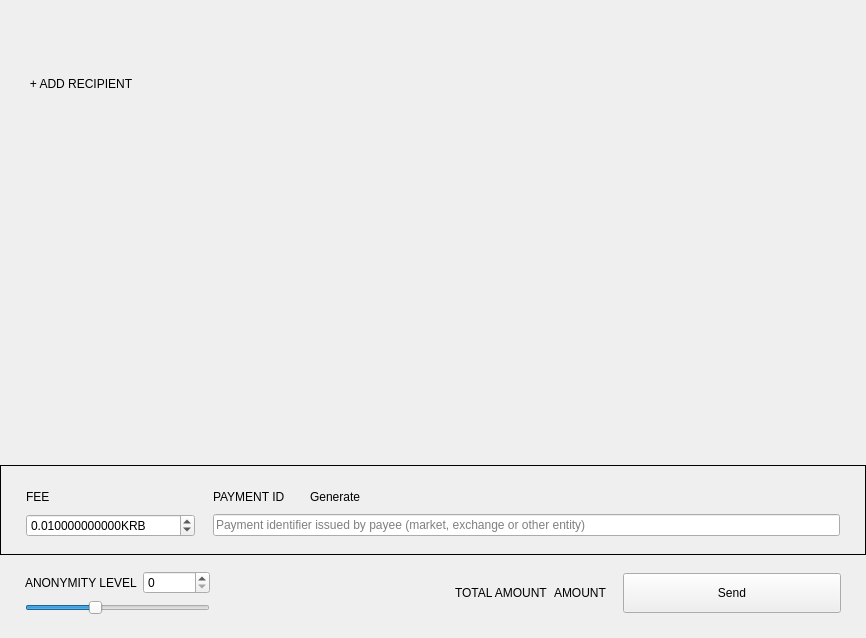
<?xml version="1.0" encoding="UTF-8"?>
<ui version="4.0">
 <class>SendFrame</class>
 <widget class="QFrame" name="SendFrame">
  <property name="geometry">
   <rect>
    <x>0</x>
    <y>0</y>
    <width>866</width>
    <height>638</height>
   </rect>
  </property>
  <property name="windowTitle">
   <string>Frame</string>
  </property>
  <property name="frameShape">
   <enum>QFrame::NoFrame</enum>
  </property>
  <property name="frameShadow">
   <enum>QFrame::Raised</enum>
  </property>
  <layout class="QVBoxLayout" name="verticalLayout">
   <property name="spacing">
    <number>5</number>
   </property>
   <property name="sizeConstraint">
    <enum>QLayout::SetDefaultConstraint</enum>
   </property>
   <property name="leftMargin">
    <number>0</number>
   </property>
   <property name="topMargin">
    <number>0</number>
   </property>
   <property name="rightMargin">
    <number>0</number>
   </property>
   <property name="bottomMargin">
    <number>0</number>
   </property>
   <item>
    <widget class="WalletGui::ResizableScrollArea" name="m_sendScrollarea">
     <property name="enabled">
      <bool>true</bool>
     </property>
     <property name="sizePolicy">
      <sizepolicy hsizetype="MinimumExpanding" vsizetype="Preferred">
       <horstretch>0</horstretch>
       <verstretch>0</verstretch>
      </sizepolicy>
     </property>
     <property name="autoFillBackground">
      <bool>false</bool>
     </property>
     <property name="styleSheet">
      <string notr="true"/>
     </property>
     <property name="frameShape">
      <enum>QFrame::NoFrame</enum>
     </property>
     <property name="sizeAdjustPolicy">
      <enum>QAbstractScrollArea::AdjustToContents</enum>
     </property>
     <property name="widgetResizable">
      <bool>true</bool>
     </property>
     <widget class="QWidget" name="scrollAreaWidgetContents">
      <property name="geometry">
       <rect>
        <x>0</x>
        <y>0</y>
        <width>866</width>
        <height>68</height>
       </rect>
      </property>
      <property name="sizePolicy">
       <sizepolicy hsizetype="Preferred" vsizetype="Preferred">
        <horstretch>0</horstretch>
        <verstretch>0</verstretch>
       </sizepolicy>
      </property>
      <property name="styleSheet">
       <string notr="true"/>
      </property>
      <layout class="QVBoxLayout" name="m_transfersLayout">
       <property name="spacing">
        <number>0</number>
       </property>
       <property name="sizeConstraint">
        <enum>QLayout::SetNoConstraint</enum>
       </property>
       <property name="leftMargin">
        <number>0</number>
       </property>
       <property name="topMargin">
        <number>0</number>
       </property>
       <property name="rightMargin">
        <number>0</number>
       </property>
       <property name="bottomMargin">
        <number>0</number>
       </property>
      </layout>
     </widget>
    </widget>
   </item>
   <item>
    <layout class="QHBoxLayout" name="horizontalLayout_2">
     <property name="spacing">
      <number>0</number>
     </property>
     <item>
      <spacer name="horizontalSpacer_3">
       <property name="orientation">
        <enum>Qt::Horizontal</enum>
       </property>
       <property name="sizeType">
        <enum>QSizePolicy::Fixed</enum>
       </property>
       <property name="sizeHint" stdset="0">
        <size>
         <width>25</width>
         <height>20</height>
        </size>
       </property>
      </spacer>
     </item>
     <item>
      <widget class="WalletGui::WalletNormalLinkLikeButton" name="m_addRecipientButton">
       <property name="cursor">
        <cursorShape>PointingHandCursor</cursorShape>
       </property>
       <property name="focusPolicy">
        <enum>Qt::NoFocus</enum>
       </property>
       <property name="text">
        <string>+ ADD RECIPIENT</string>
       </property>
       <property name="flat">
        <bool>true</bool>
       </property>
      </widget>
     </item>
     <item>
      <spacer name="horizontalSpacer_2">
       <property name="orientation">
        <enum>Qt::Horizontal</enum>
       </property>
       <property name="sizeHint" stdset="0">
        <size>
         <width>478</width>
         <height>17</height>
        </size>
       </property>
      </spacer>
     </item>
    </layout>
   </item>
   <item>
    <spacer name="verticalSpacer_2">
     <property name="orientation">
      <enum>Qt::Vertical</enum>
     </property>
     <property name="sizeType">
      <enum>QSizePolicy::MinimumExpanding</enum>
     </property>
     <property name="sizeHint" stdset="0">
      <size>
       <width>20</width>
       <height>20</height>
      </size>
     </property>
    </spacer>
   </item>
   <item>
    <widget class="QFrame" name="m_sendFeeFrame">
     <property name="sizePolicy">
      <sizepolicy hsizetype="Minimum" vsizetype="Minimum">
       <horstretch>0</horstretch>
       <verstretch>0</verstretch>
      </sizepolicy>
     </property>
     <property name="frameShape">
      <enum>QFrame::Box</enum>
     </property>
     <property name="frameShadow">
      <enum>QFrame::Plain</enum>
     </property>
     <layout class="QGridLayout" name="gridLayout_2">
      <property name="leftMargin">
       <number>25</number>
      </property>
      <property name="topMargin">
       <number>20</number>
      </property>
      <property name="rightMargin">
       <number>25</number>
      </property>
      <property name="bottomMargin">
       <number>17</number>
      </property>
      <property name="horizontalSpacing">
       <number>18</number>
      </property>
      <item row="2" column="1">
       <widget class="WalletGui::ClearableLineEdit" name="m_paymentIdEdit">
        <property name="styleSheet">
         <string notr="true">[errorState=&quot;true&quot;] {
  border-color: #ef3131;
}</string>
        </property>
        <property name="placeholderText">
         <string>Payment identifier issued by payee (market, exchange or other entity)</string>
        </property>
       </widget>
      </item>
      <item row="2" column="0">
       <widget class="QDoubleSpinBox" name="m_feeSpin">
        <property name="buttonSymbols">
         <enum>QAbstractSpinBox::UpDownArrows</enum>
        </property>
        <property name="suffix">
         <string notr="true">KRB</string>
        </property>
        <property name="decimals">
         <number>12</number>
        </property>
        <property name="minimum">
         <double>0.000100000000000</double>
        </property>
        <property name="maximum">
         <double>999999999.000000000000000</double>
        </property>
        <property name="singleStep">
         <double>0.010000000000000</double>
        </property>
        <property name="value">
         <double>0.010000000000000</double>
        </property>
       </widget>
      </item>
      <item row="0" column="0">
       <widget class="WalletGui::WalletNormalGrayTextLabel" name="label_3">
        <property name="text">
         <string>FEE</string>
        </property>
        <property name="alignment">
         <set>Qt::AlignLeading|Qt::AlignLeft|Qt::AlignVCenter</set>
        </property>
       </widget>
      </item>
      <item row="0" column="1">
       <layout class="QHBoxLayout" name="horizontalLayout_3">
        <item>
         <widget class="WalletGui::WalletNormalGrayTextLabel" name="m_paymentIdTextLabel">
          <property name="sizePolicy">
           <sizepolicy hsizetype="Minimum" vsizetype="Minimum">
            <horstretch>0</horstretch>
            <verstretch>0</verstretch>
           </sizepolicy>
          </property>
          <property name="text">
           <string>PAYMENT ID</string>
          </property>
          <property name="alignment">
           <set>Qt::AlignLeading|Qt::AlignLeft|Qt::AlignVCenter</set>
          </property>
          <property name="margin">
           <number>0</number>
          </property>
          <property name="indent">
           <number>0</number>
          </property>
         </widget>
        </item>
        <item>
         <spacer name="horizontalSpacer_6">
          <property name="orientation">
           <enum>Qt::Horizontal</enum>
          </property>
          <property name="sizeType">
           <enum>QSizePolicy::Fixed</enum>
          </property>
          <property name="sizeHint" stdset="0">
           <size>
            <width>10</width>
            <height>10</height>
           </size>
          </property>
         </spacer>
        </item>
        <item>
         <widget class="WalletGui::WalletTinyLinkLikeButton" name="m_generatePaymentIdButton">
          <property name="sizePolicy">
           <sizepolicy hsizetype="Minimum" vsizetype="Minimum">
            <horstretch>0</horstretch>
            <verstretch>0</verstretch>
           </sizepolicy>
          </property>
          <property name="cursor">
           <cursorShape>PointingHandCursor</cursorShape>
          </property>
          <property name="focusPolicy">
           <enum>Qt::NoFocus</enum>
          </property>
          <property name="text">
           <string>Generate</string>
          </property>
          <property name="flat">
           <bool>true</bool>
          </property>
         </widget>
        </item>
        <item>
         <spacer name="horizontalSpacer_5">
          <property name="orientation">
           <enum>Qt::Horizontal</enum>
          </property>
          <property name="sizeHint" stdset="0">
           <size>
            <width>40</width>
            <height>10</height>
           </size>
          </property>
         </spacer>
        </item>
       </layout>
      </item>
     </layout>
    </widget>
   </item>
   <item>
    <widget class="QFrame" name="m_mixinFrame">
     <property name="frameShape">
      <enum>QFrame::NoFrame</enum>
     </property>
     <property name="frameShadow">
      <enum>QFrame::Raised</enum>
     </property>
     <layout class="QGridLayout" name="gridLayout">
      <property name="leftMargin">
       <number>25</number>
      </property>
      <property name="topMargin">
       <number>11</number>
      </property>
      <property name="rightMargin">
       <number>25</number>
      </property>
      <property name="bottomMargin">
       <number>23</number>
      </property>
      <item row="0" column="2" rowspan="2">
       <widget class="QLabel" name="label">
        <property name="text">
         <string/>
        </property>
       </widget>
      </item>
      <item row="0" column="5" rowspan="2">
       <widget class="WalletGui::WalletExtraNormalBlackTextLabel" name="m_totalAmountLabel">
        <property name="text">
         <string>AMOUNT</string>
        </property>
        <property name="indent">
         <number>0</number>
        </property>
       </widget>
      </item>
      <item row="0" column="1">
       <widget class="QSpinBox" name="m_mixinSpin">
        <property name="maximum">
         <number>999999999</number>
        </property>
       </widget>
      </item>
      <item row="0" column="3" rowspan="2">
       <spacer name="horizontalSpacer">
        <property name="orientation">
         <enum>Qt::Horizontal</enum>
        </property>
        <property name="sizeType">
         <enum>QSizePolicy::Expanding</enum>
        </property>
        <property name="sizeHint" stdset="0">
         <size>
          <width>298</width>
          <height>20</height>
         </size>
        </property>
       </spacer>
      </item>
      <item row="1" column="0" colspan="2">
       <widget class="QSlider" name="m_mixinSlider">
        <property name="maximumSize">
         <size>
          <width>16777215</width>
          <height>16777215</height>
         </size>
        </property>
        <property name="maximum">
         <number>19</number>
        </property>
        <property name="pageStep">
         <number>1</number>
        </property>
        <property name="value">
         <number>7</number>
        </property>
        <property name="tracking">
         <bool>false</bool>
        </property>
        <property name="orientation">
         <enum>Qt::Horizontal</enum>
        </property>
       </widget>
      </item>
      <item row="0" column="7" rowspan="2">
       <widget class="WalletGui::WalletLargeBlueButton" name="m_sendButton">
        <property name="sizePolicy">
         <sizepolicy hsizetype="Fixed" vsizetype="Fixed">
          <horstretch>0</horstretch>
          <verstretch>0</verstretch>
         </sizepolicy>
        </property>
        <property name="minimumSize">
         <size>
          <width>218</width>
          <height>40</height>
         </size>
        </property>
        <property name="maximumSize">
         <size>
          <width>218</width>
          <height>40</height>
         </size>
        </property>
        <property name="focusPolicy">
         <enum>Qt::NoFocus</enum>
        </property>
        <property name="text">
         <string>Send</string>
        </property>
       </widget>
      </item>
      <item row="0" column="4" rowspan="2">
       <widget class="WalletGui::WalletNormalGrayTextLabel" name="label_2">
        <property name="text">
         <string>TOTAL AMOUNT</string>
        </property>
       </widget>
      </item>
      <item row="0" column="0">
       <widget class="WalletGui::WalletNormalGrayTextLabel" name="m_mixinTextLabel">
        <property name="text">
         <string>ANONYMITY LEVEL</string>
        </property>
       </widget>
      </item>
      <item row="0" column="6" rowspan="2">
       <spacer name="horizontalSpacer_4">
        <property name="orientation">
         <enum>Qt::Horizontal</enum>
        </property>
        <property name="sizeType">
         <enum>QSizePolicy::Fixed</enum>
        </property>
        <property name="sizeHint" stdset="0">
         <size>
          <width>10</width>
          <height>20</height>
         </size>
        </property>
       </spacer>
      </item>
     </layout>
    </widget>
   </item>
  </layout>
 </widget>
 <customwidgets>
  <customwidget>
   <class>WalletGui::WalletTinyLinkLikeButton</class>
   <extends>QPushButton</extends>
   <header>Gui/Common/WalletLinkLikeButton.h</header>
  </customwidget>
  <customwidget>
   <class>WalletGui::WalletNormalGrayTextLabel</class>
   <extends>QLabel</extends>
   <header>Gui/Common/WalletTextLabel.h</header>
  </customwidget>
  <customwidget>
   <class>WalletGui::WalletLargeBlueButton</class>
   <extends>QPushButton</extends>
   <header>Gui/Common/WalletBlueButton.h</header>
  </customwidget>
  <customwidget>
   <class>WalletGui::ClearableLineEdit</class>
   <extends>QLineEdit</extends>
   <header>Gui/Common/ClearableLineEdit.h</header>
  </customwidget>
  <customwidget>
   <class>WalletGui::ResizableScrollArea</class>
   <extends>QScrollArea</extends>
   <header>Gui/Common/ResizableScrollArea.h</header>
   <container>1</container>
  </customwidget>
  <customwidget>
   <class>WalletGui::WalletNormalLinkLikeButton</class>
   <extends>QPushButton</extends>
   <header>Gui/Common/WalletLinkLikeButton.h</header>
  </customwidget>
  <customwidget>
   <class>WalletGui::WalletExtraNormalBlackTextLabel</class>
   <extends>QLabel</extends>
   <header>Gui/Common/WalletTextLabel.h</header>
  </customwidget>
 </customwidgets>
 <tabstops>
  <tabstop>m_paymentIdEdit</tabstop>
  <tabstop>m_mixinSlider</tabstop>
  <tabstop>m_sendScrollarea</tabstop>
 </tabstops>
 <resources/>
 <connections>
  <connection>
   <sender>m_sendButton</sender>
   <signal>clicked()</signal>
   <receiver>SendFrame</receiver>
   <slot>sendClicked()</slot>
   <hints>
    <hint type="sourcelabel">
     <x>53</x>
     <y>561</y>
    </hint>
    <hint type="destinationlabel">
     <x>432</x>
     <y>294</y>
    </hint>
   </hints>
  </connection>
  <connection>
   <sender>m_mixinSlider</sender>
   <signal>valueChanged(int)</signal>
   <receiver>SendFrame</receiver>
   <slot>mixinValueChanged(int)</slot>
   <hints>
    <hint type="sourcelabel">
     <x>221</x>
     <y>520</y>
    </hint>
    <hint type="destinationlabel">
     <x>432</x>
     <y>294</y>
    </hint>
   </hints>
  </connection>
  <connection>
   <sender>m_addRecipientButton</sender>
   <signal>clicked()</signal>
   <receiver>SendFrame</receiver>
   <slot>addRecipientClicked()</slot>
   <hints>
    <hint type="sourcelabel">
     <x>78</x>
     <y>414</y>
    </hint>
    <hint type="destinationlabel">
     <x>432</x>
     <y>294</y>
    </hint>
   </hints>
  </connection>
  <connection>
   <sender>m_paymentIdEdit</sender>
   <signal>textChanged(QString)</signal>
   <receiver>SendFrame</receiver>
   <slot>validatePaymentId(QString)</slot>
   <hints>
    <hint type="sourcelabel">
     <x>538</x>
     <y>521</y>
    </hint>
    <hint type="destinationlabel">
     <x>432</x>
     <y>318</y>
    </hint>
   </hints>
  </connection>
  <connection>
   <sender>m_mixinSpin</sender>
   <signal>valueChanged(int)</signal>
   <receiver>SendFrame</receiver>
   <slot>mixinValueChanged(int)</slot>
   <hints>
    <hint type="sourcelabel">
     <x>201</x>
     <y>575</y>
    </hint>
    <hint type="destinationlabel">
     <x>432</x>
     <y>318</y>
    </hint>
   </hints>
  </connection>
  <connection>
   <sender>m_generatePaymentIdButton</sender>
   <signal>clicked()</signal>
   <receiver>SendFrame</receiver>
   <slot>generatePaymentIdClicked()</slot>
   <hints>
    <hint type="sourcelabel">
     <x>314</x>
     <y>494</y>
    </hint>
    <hint type="destinationlabel">
     <x>432</x>
     <y>318</y>
    </hint>
   </hints>
  </connection>
 </connections>
 <slots>
  <slot>sendClicked()</slot>
  <slot>clearAllClicked()</slot>
  <slot>addRecipientClicked()</slot>
  <slot>mixinValueChanged(int)</slot>
  <slot>validatePaymentId(QString)</slot>
  <slot>generatePaymentIdClicked()</slot>
 </slots>
</ui>
